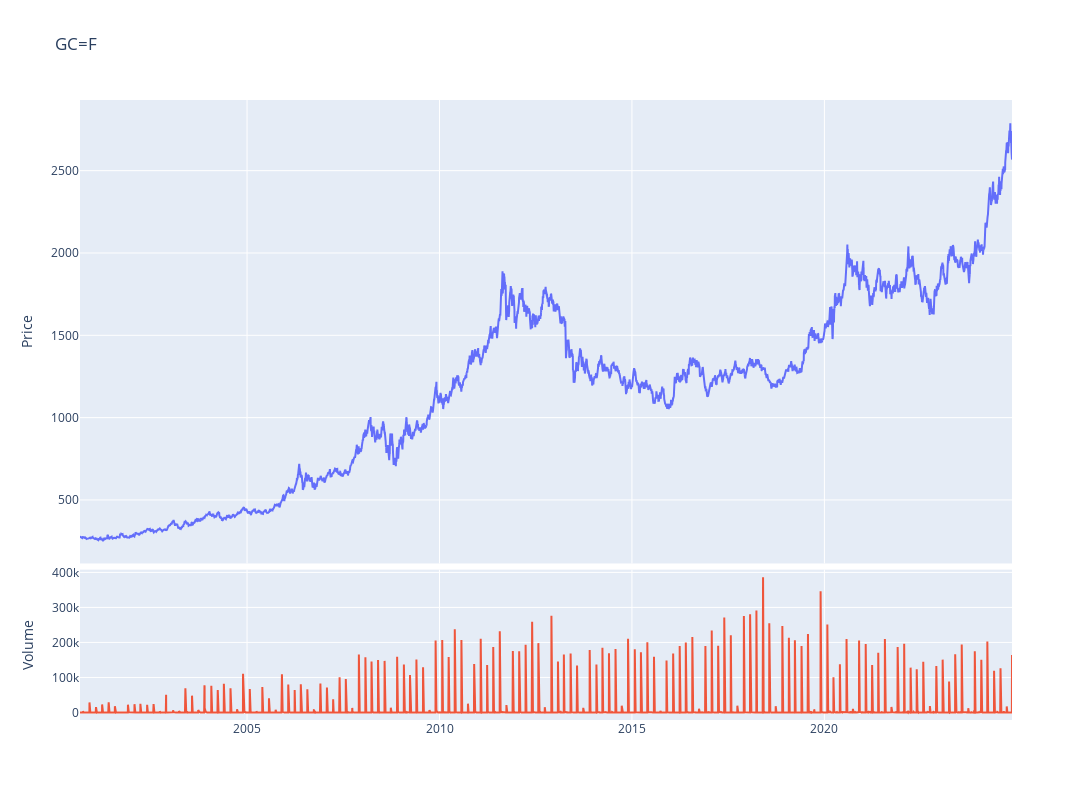

Notebook code for this chart:
### Code cell
fig = make_subplots(rows=4, cols=1,shared_xaxes=True,vertical_spacing=0.01,specs=[[{'rowspan':3,'colspan':1}],[None],[None],[{'rowspan':1,'colspan':1}]])

# Graph (1,1)
fig.add_trace(go.Scatter(x=stock_ticker.index,y=stock_ticker['Adj Close'],mode="lines",name=f"{ticker}"),row=1, col=1)
# Update xaxis properties
fig.update_yaxes(title_text="Price", row=1, col=1)

# Graph (4,1)
fig.add_trace(go.Scatter(x=stock_ticker.index,y=stock_ticker['Volume'],mode="lines",name='Volume'),row=4, col=1)
fig.update_yaxes(title_text="Volume", row=4, col=1)

fig.update_layout(height=800, width=1300,showlegend=False,title=f"{ticker}")

fig.show()

### Figure 1 — Plotly figure (JSON) as saved in the notebook; plotly's stock layout.template omitted (floating-point values rounded to 4 significant figures; data arrays with more than 128 entries replaced by an {"elided": "..."} marker saying what was removed)
{"data": [{"mode": "lines", "name": "GC=F", "type": "scatter", "x": {"elided": "6076 str values"}, "xaxis": "x", "y": {"elided": "6076 float values"}, "yaxis": "y"}, {"mode": "lines", "name": "Volume", "type": "scatter", "x": {"elided": "6076 str values"}, "xaxis": "x2", "y": {"elided": "6076 int values"}, "yaxis": "y2"}], "layout": {"height": 800, "showlegend": false, "title": {"text": "GC=F"}, "width": 1300, "xaxis": {"anchor": "y", "domain": [0, 1], "matches": "x2", "showticklabels": false}, "xaxis2": {"anchor": "y2", "domain": [0, 1]}, "yaxis": {"anchor": "x", "domain": [0.2525, 1], "title": {"text": "Price"}}, "yaxis2": {"anchor": "x2", "domain": [0, 0.2425], "title": {"text": "Volume"}}}}
